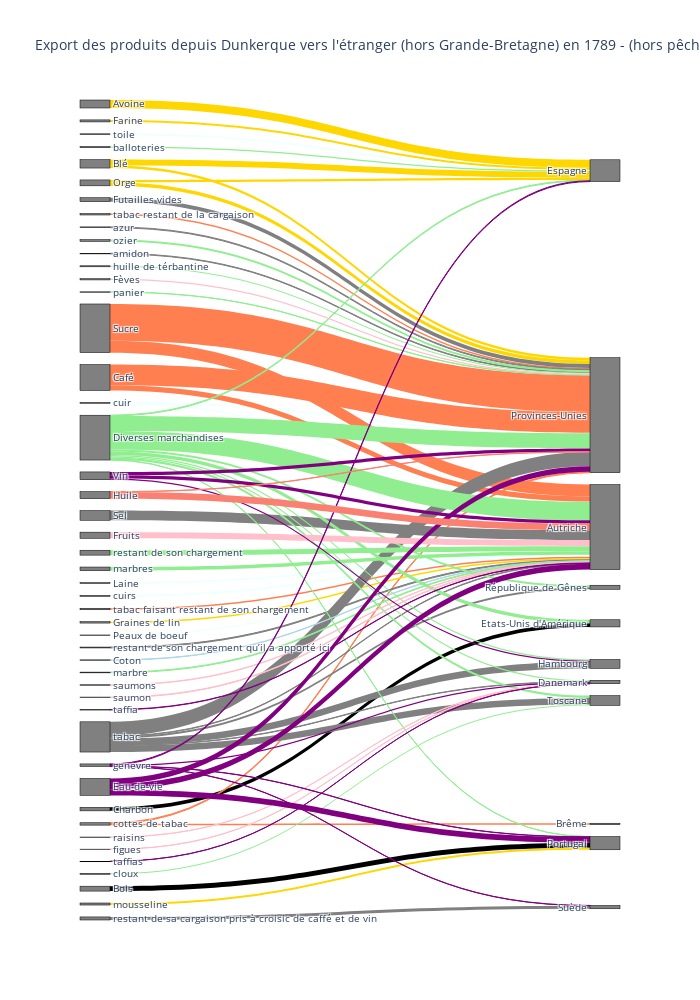

This figure's notebook cell:
### Markdown cell above
## Dessiner un diagramme alluvial montrant la répartition des produits expédiés de Dunkerque par destination

### Code cell
#from https://chart-studio.plotly.com/~alishobeiri/1591/plotly-sankey-diagrams/#/ 
#https://medium.com/plotly/4-interactive-sankey-diagram-made-in-python-3057b9ee8616
#https://stackoverflow.com/questions/59845407/plotly-express-vs-altair-vega-lite-for-interactive-plots
# https://matplotlib.org/3.1.0/tutorials/colors/colors.html
#https://towardsdatascience.com/sankey-diagram-basics-with-pythons-plotly-7a13d557401a 
#https://chart-studio.plotly.com/~alishobeiri/1591/plotly-sankey-diagrams/#/
#https://errorsfixing.com/plotly-sankey-is-it-able-to-put-the-node-labels-to-the-right-for-last-layercolumn/ 

import json, urllib
import plotly as py
import pandas as pd
import numpy as np
import plotly.graph_objects as go


print(exports.shape)#(74, 10)



fig =  go.Figure(data=[go.Sankey(
    node = dict(
      pad = 15,
      thickness = 30,
      line = dict(color = "black", width = 0.5),
      label = uniques_p.tolist()+uniques.tolist(),
      color = 'grey'
      #color = exports['colors'].dropna(axis=0, how='any')
    ),
    link = dict(
      source = exports['source'],
      target = exports['target'],
      value = exports['sum_tonnage_per_product'].dropna(axis=0, how='any'),
      color = exports['colors'].dropna(axis=0, how='any'),
  )
)])




fig.update_layout(title_text="Export des produits depuis Dunkerque vers l'étranger (hors Grande-Bretagne) en 1789 - (hors pêche)", font_size=10, height = 1000, width=700)
fig.show()

import plotly.io as pio

pio.write_image(fig, './sankey_export_product_Dunkerque_1789.png', format='png', scale=1.5, height=1400, width=700)

### Figure 1 — Plotly figure (JSON) as saved in the notebook; plotly's stock layout.template omitted (floating-point values rounded to 4 significant figures)
{"data": [{"link": {"color": ["azure", "azure", "azure", "azure", "azure", "azure", "black", "black", "coral", "coral", "coral", "coral", "coral", "coral", "coral", "coral", "gold", "gold", "gold", "gold", "gold", "gold", "gold", "gold", "grey", "grey", "grey", "grey", "grey", "grey", "grey", "grey", "grey", "grey", "grey", "grey", "lightblue", "lightgreen", "lightgreen", "lightgreen", "lightgreen", "lightgreen", "lightgreen", "lightgreen", "lightgreen", "lightgreen", "lightgreen", "lightgreen", "lightgreen", "lightgreen", "lightgreen", "lightgreen", "lightgreen", "lightgreen", "pink", "pink", "pink", "pink", "pink", "pink", "purple", "purple", "purple", "purple", "purple", "purple", "purple", "purple", "purple", "purple", "purple", "purple", "salmon", "salmon"], "source": [0, 1, 2, 3, 4, 1, 5, 6, 7, 8, 9, 7, 10, 10, 11, 8, 12, 13, 14, 15, 13, 16, 16, 17, 18, 19, 20, 20, 20, 21, 22, 20, 23, 20, 24, 20, 25, 26, 26, 26, 27, 28, 29, 30, 31, 32, 26, 26, 33, 34, 26, 26, 26, 26, 35, 36, 37, 38, 39, 40, 41, 41, 42, 43, 41, 43, 43, 44, 45, 42, 42, 41, 46, 46], "target": [47, 48, 49, 49, 49, 49, 50, 51, 49, 52, 49, 48, 48, 49, 48, 48, 47, 47, 51, 49, 48, 47, 48, 47, 48, 48, 48, 53, 54, 55, 48, 56, 49, 57, 49, 49, 49, 56, 49, 54, 48, 48, 48, 49, 49, 49, 48, 47, 47, 56, 51, 57, 50, 53, 49, 49, 57, 48, 49, 57, 55, 57, 49, 53, 51, 49, 48, 49, 57, 48, 51, 47, 48, 49], "value": [40, 25, 43, 10, 48.33, 20, 175, 240, 252.3, 70, 74, 1015.0, 1798.0, 574.3, 70, 46, 100, 108, 100, 70, 180, 287.5, 125, 390, 193, 40, 690, 321.7, 100, 150, 30, 315, 44, 20, 471.7, 26.67, 18.33, 115, 895.2, 100, 13.33, 89, 50, 37.5, 180, 240, 733.7, 40, 57.5, 50, 12.5, 58.67, 175, 56.67, 20.67, 30, 11.67, 60, 301.7, 11.67, 12, 61, 280, 56.67, 12.5, 161.3, 163.3, 18.33, 6, 270, 280, 40, 16.67, 328.7]}, "node": {"color": "grey", "label": ["toile", "cuir", "Laine", "Peaux de boeuf", "cuirs", "Charbon", "Bois", "Café", "cottes de tabac", "tabac faisant restant de son chargement", "Sucre", "tabac restant de la cargaison", "Farine", "Orge", "mousseline", "Graines de lin", "Blé", "Avoine", "Futailles vides", "azur", "tabac", "restant de sa cargaison pris à croisic de caffé et de vin", "amidon", "restant de son chargement qu’il a apporté ici", "Sel", "Coton", "Diverses marchandises", "panier", "ozier", "huille de térbantine", "marbre", "marbres", "restant de son chargement", "balloteries", "cloux", "saumons", "saumon", "raisins", "Fèves", "Fruits", "figues", "genevre", "Eau-de-vie", "Vin", "taffia", "taffias", "Huile", "Espagne", "Provinces-Unies", "Autriche", "Etats-Unis d'Amérique", "Portugal", "Brême", "Hambourg", "République de Gênes", "Suède", "Toscane", "Danemark"], "line": {"color": "black", "width": 0.5}, "pad": 15, "thickness": 30}, "type": "sankey"}], "layout": {"font": {"size": 10}, "height": 1000, "title": {"text": "Export des produits depuis Dunkerque vers l'étranger (hors Grande-Bretagne) en 1789 - (hors pêche)"}, "width": 700}}
